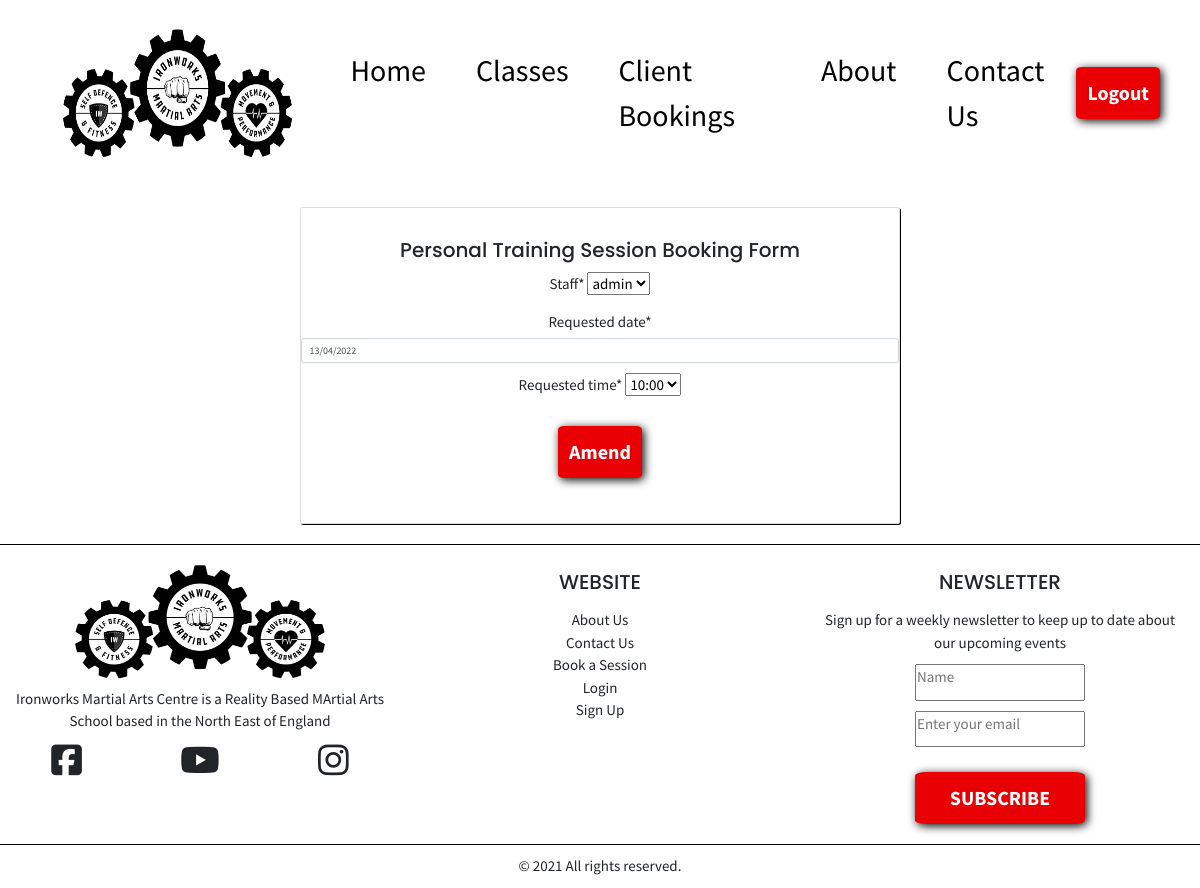
The app's page /ptbookings/edit_booking/2 (signed in) with its own data.
### pt_bookings/models.py (models this page shows, shortened)
class BookPTSession(models.Model):
    user = models.ForeignKey(
        User,
        null=True,
        on_delete=models.CASCADE
    )
    staff = models.CharField(max_length=15, choices=ptStaff, default='karen')
    requested_date = models.DateField()
    requested_time = models.CharField(
        max_length=10, choices=time_choices, default='10:00')
    status = models.CharField(
        max_length=10, choices=status_choices, default='pending')

### pt_bookings/views.py (the view, shortened to what this page needs)
# urls.py: path('edit_booking/<int:booking_id>', views.edit_booking, name='edit_booking'),
def edit_booking(request, booking_id):
    booking_to_edit = get_object_or_404(BookPTSession, pk=booking_id)
    booking_to_edit.requested_date = datetime.datetime.strftime(
                            booking_to_edit.requested_date, '%d/%m/%Y')
    if request.method == 'POST':
        booking_form = BookingForm(request.POST, instance=booking_to_edit)
        if booking_form.is_valid():
            user_requested_staff = request.POST.get('staff')
            user_requested_date = request.POST.get('requested_date')
            user_requested_time = request.POST.get('requested_time')
            correct_date_format = datetime.datetime.strptime(
                user_requested_date, "%d/%m/%Y").strftime('%Y-%m-%d')
            booking_available = check_if_available(
                user_requested_staff,
                correct_date_format,
                user_requested_time)
            if booking_available > 0:
                messages.add_message(
                    request, messages.ERROR,
                    "Unfortunately this slot is already booked"
                    f"{user_requested_time} on {user_requested_date}.")
                return render(
                    request,
                    'pt_bookings/edit_booking.html',
                    {'booking_form': booking_form})
            else:
                booking_form.save()
                messages.add_message(
                    request, messages.SUCCESS,
                    "Your booking has been updated")
                url = reverse('booked_sessions')
                return HttpResponseRedirect(url)
        else:
            messages.add_message(
                request, messages.ERROR, "Sorry, edit was not successful.")
            url = reverse('booked_sessions')
            return HttpResponseRedirect(url)
    else:
        booking_form = BookingForm(instance=booking_to_edit)
    template = 'pt_bookings/edit_booking.html'
    context = {
        'booking_form': booking_form,
        'booked_session': booking_to_edit,
    }
    return render(request, template, context)

### pt_bookings/forms.py
class BookingForm(forms.ModelForm):
    requested_date = forms.DateField(input_formats=['%d/%m/%Y'])
    class Meta:
        model = BookPTSession
        fields = ('staff', 'requested_date', 'requested_time')

### pt_bookings/templates/pt_bookings/edit_booking.html (shortened to what this page needs)
{% extends "base.html" %}
{% load static %}
{% load crispy_forms_tags %}
{% block content %}
<form method="post">
    <div class="card card-login text-align-center">
        <h2>Personal Training Session Booking Form</h2>
        {{booking_form | crispy}}
        <button class="btn" type="submit">Amend</button>
    </div>
</form>
{% endblock %}

### static/css/style.css (style rules this page uses)
:root { font-size: 62.5%; --clr-dark: #000; --clr-accent: #E80004; --clr-light: #fff; }
* { box-sizing: border-box; margin: 0; padding: 0; }
html, body { font-family: 'Source Sans Pro', sans-serif; max-width: 1450px; margin: 0 auto; font-size: 1.5rem; }
h1, h2, h3, h4 { margin-bottom: 1rem; font-family: 'Poppins', sans-serif; }
.text-align-center { text-align: center; }
.btn { background-color: var(--clr-accent); color: var(--clr-light); border-radius: 7%; box-shadow: 0.2rem 0.2rem 1rem var(--clr-dark); font-size: 2rem; padding: 1rem; font-weight: bold; margin: 1.5rem auto; width: fit-content; }
.card-login { width: 50%; padding-top: 3rem; padding-bottom: 3rem; margin: 1rem auto 2rem auto; box-shadow: 0.1rem 0.1rem #000; }

### records on screen
BookPTSession: staff "admin", requested_date "13/04/2022", requested_time "10:00"
